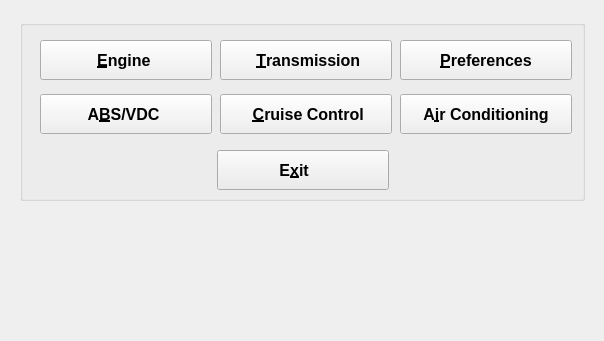
<?xml version="1.0" encoding="UTF-8"?>
<ui version="4.0">
 <class>FreeSSM_MainWindow</class>
 <widget class="QMainWindow" name="FreeSSM_MainWindow">
  <property name="geometry">
   <rect>
    <x>0</x>
    <y>0</y>
    <width>604</width>
    <height>341</height>
   </rect>
  </property>
  <property name="sizePolicy">
   <sizepolicy hsizetype="Fixed" vsizetype="Fixed">
    <horstretch>0</horstretch>
    <verstretch>0</verstretch>
   </sizepolicy>
  </property>
  <property name="minimumSize">
   <size>
    <width>604</width>
    <height>341</height>
   </size>
  </property>
  <property name="maximumSize">
   <size>
    <width>604</width>
    <height>341</height>
   </size>
  </property>
  <property name="font">
   <font>
    <family>Liberation Sans</family>
   </font>
  </property>
  <widget class="QWidget" name="centralwidget">
   <widget class="QPushButton" name="exit_pushButton">
    <property name="geometry">
     <rect>
      <x>217</x>
      <y>150</y>
      <width>172</width>
      <height>40</height>
     </rect>
    </property>
    <property name="font">
     <font>
      <pointsize>12</pointsize>
      <weight>75</weight>
      <bold>true</bold>
     </font>
    </property>
    <property name="text">
     <string>          E&amp;xit              </string>
    </property>
    <property name="icon">
     <iconset resource="../resources/FreeSSM.qrc">
      <normaloff>:/icons/oxygen/32x32/system-shutdown.png</normaloff>:/icons/oxygen/32x32/system-shutdown.png</iconset>
    </property>
    <property name="iconSize">
     <size>
      <width>32</width>
      <height>32</height>
     </size>
    </property>
   </widget>
   <widget class="QGroupBox" name="controlunits_groupBox">
    <property name="geometry">
     <rect>
      <x>20</x>
      <y>20</y>
      <width>565</width>
      <height>181</height>
     </rect>
    </property>
    <property name="font">
     <font>
      <pointsize>12</pointsize>
      <weight>75</weight>
      <bold>true</bold>
     </font>
    </property>
    <property name="title">
     <string/>
    </property>
    <widget class="QPushButton" name="engine_pushButton">
     <property name="geometry">
      <rect>
       <x>20</x>
       <y>20</y>
       <width>172</width>
       <height>40</height>
      </rect>
     </property>
     <property name="text">
      <string>        &amp;Engine         </string>
     </property>
     <property name="icon">
      <iconset resource="../resources/FreeSSM.qrc">
       <normaloff>:/icons/freessm/64x64/Engine.png</normaloff>:/icons/freessm/64x64/Engine.png</iconset>
     </property>
     <property name="iconSize">
      <size>
       <width>32</width>
       <height>32</height>
      </size>
     </property>
    </widget>
    <widget class="QPushButton" name="transmission_pushButton">
     <property name="geometry">
      <rect>
       <x>200</x>
       <y>20</y>
       <width>172</width>
       <height>40</height>
      </rect>
     </property>
     <property name="text">
      <string>   &amp;Transmission  </string>
     </property>
     <property name="icon">
      <iconset resource="../resources/FreeSSM.qrc">
       <normaloff>:/icons/freessm/64x64/Transmission.png</normaloff>:/icons/freessm/64x64/Transmission.png</iconset>
     </property>
     <property name="iconSize">
      <size>
       <width>32</width>
       <height>32</height>
      </size>
     </property>
    </widget>
    <widget class="QPushButton" name="absvdc_pushButton">
     <property name="geometry">
      <rect>
       <x>20</x>
       <y>74</y>
       <width>172</width>
       <height>40</height>
      </rect>
     </property>
     <property name="text">
      <string>      A&amp;BS/VDC       </string>
     </property>
     <property name="icon">
      <iconset resource="../resources/FreeSSM.qrc">
       <normaloff>:/icons/freessm/64x64/ABS.png</normaloff>:/icons/freessm/64x64/ABS.png</iconset>
     </property>
     <property name="iconSize">
      <size>
       <width>32</width>
       <height>32</height>
      </size>
     </property>
    </widget>
    <widget class="QPushButton" name="cruisecontrol_pushButton">
     <property name="enabled">
      <bool>true</bool>
     </property>
     <property name="geometry">
      <rect>
       <x>200</x>
       <y>74</y>
       <width>172</width>
       <height>40</height>
      </rect>
     </property>
     <property name="text">
      <string>  &amp;Cruise Control </string>
     </property>
     <property name="icon">
      <iconset resource="../resources/FreeSSM.qrc">
       <normaloff>:/icons/freessm/64x64/CruiseControl.png</normaloff>:/icons/freessm/64x64/CruiseControl.png</iconset>
     </property>
     <property name="iconSize">
      <size>
       <width>32</width>
       <height>32</height>
      </size>
     </property>
    </widget>
    <widget class="QPushButton" name="aircon_pushButton">
     <property name="geometry">
      <rect>
       <x>380</x>
       <y>74</y>
       <width>172</width>
       <height>40</height>
      </rect>
     </property>
     <property name="text">
      <string>A&amp;ir Conditioning</string>
     </property>
     <property name="icon">
      <iconset resource="../resources/FreeSSM.qrc">
       <normaloff>:/icons/freessm/64x64/AirCon.png</normaloff>:/icons/freessm/64x64/AirCon.png</iconset>
     </property>
     <property name="iconSize">
      <size>
       <width>32</width>
       <height>32</height>
      </size>
     </property>
    </widget>
    <widget class="QPushButton" name="preferences_pushButton">
     <property name="geometry">
      <rect>
       <x>380</x>
       <y>20</y>
       <width>172</width>
       <height>40</height>
      </rect>
     </property>
     <property name="text">
      <string>    &amp;Preferences    </string>
     </property>
     <property name="icon">
      <iconset resource="../resources/FreeSSM.qrc">
       <normaloff>:/icons/oxygen/32x32/preferences-system.png</normaloff>:/icons/oxygen/32x32/preferences-system.png</iconset>
     </property>
     <property name="iconSize">
      <size>
       <width>32</width>
       <height>32</height>
      </size>
     </property>
    </widget>
   </widget>
   <widget class="QLabel" name="background_label">
    <property name="geometry">
     <rect>
      <x>0</x>
      <y>0</y>
      <width>604</width>
      <height>211</height>
     </rect>
    </property>
    <property name="scaledContents">
     <bool>true</bool>
    </property>
   </widget>
   <zorder>background_label</zorder>
   <zorder>exit_pushButton</zorder>
   <zorder>controlunits_groupBox</zorder>
  </widget>
 </widget>
 <tabstops>
  <tabstop>engine_pushButton</tabstop>
  <tabstop>transmission_pushButton</tabstop>
  <tabstop>absvdc_pushButton</tabstop>
  <tabstop>cruisecontrol_pushButton</tabstop>
  <tabstop>aircon_pushButton</tabstop>
  <tabstop>preferences_pushButton</tabstop>
  <tabstop>exit_pushButton</tabstop>
 </tabstops>
 <resources>
  <include location="../resources/FreeSSM.qrc"/>
 </resources>
 <connections/>
</ui>
